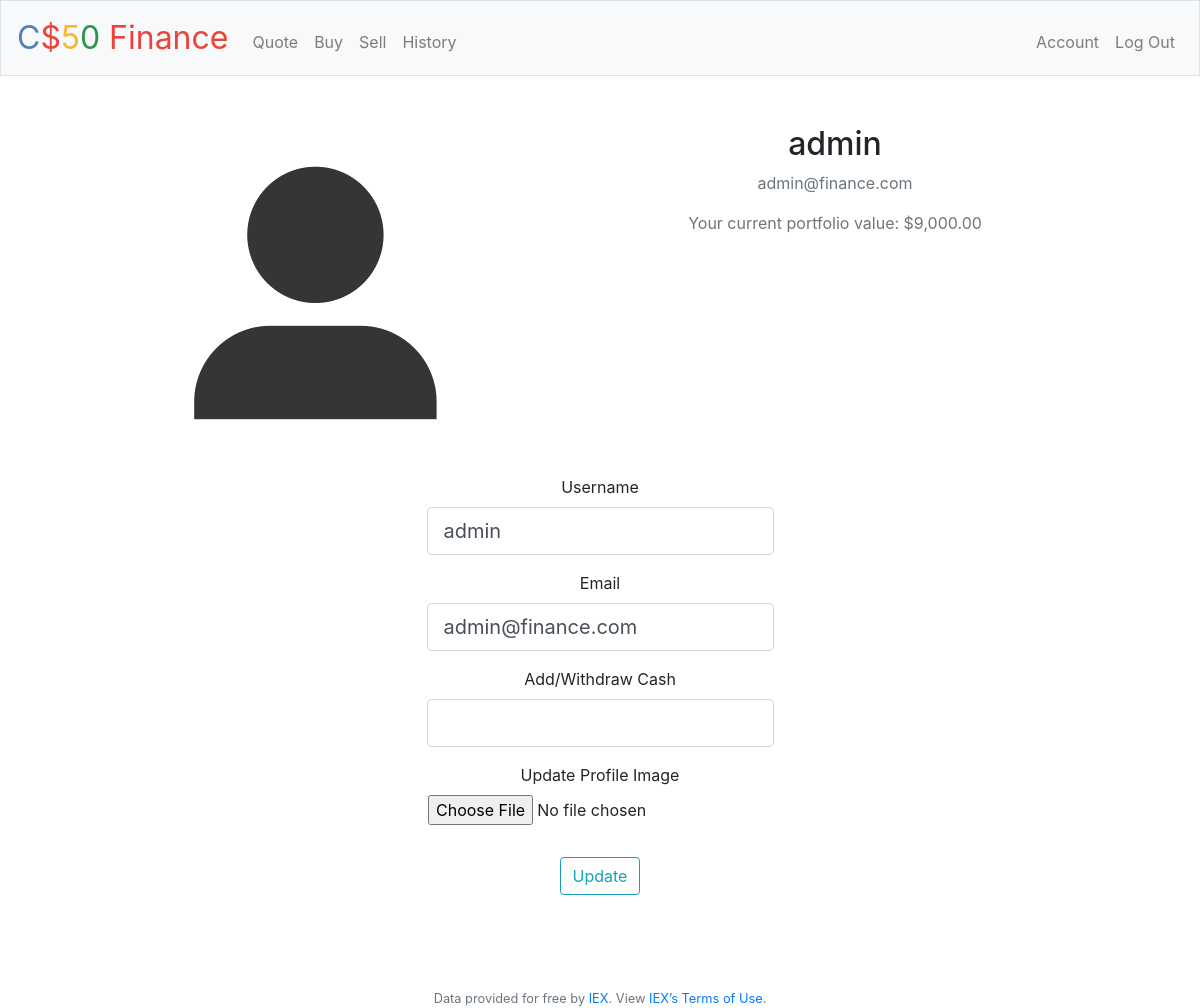
Page /account (signed in) on the earlier database version.
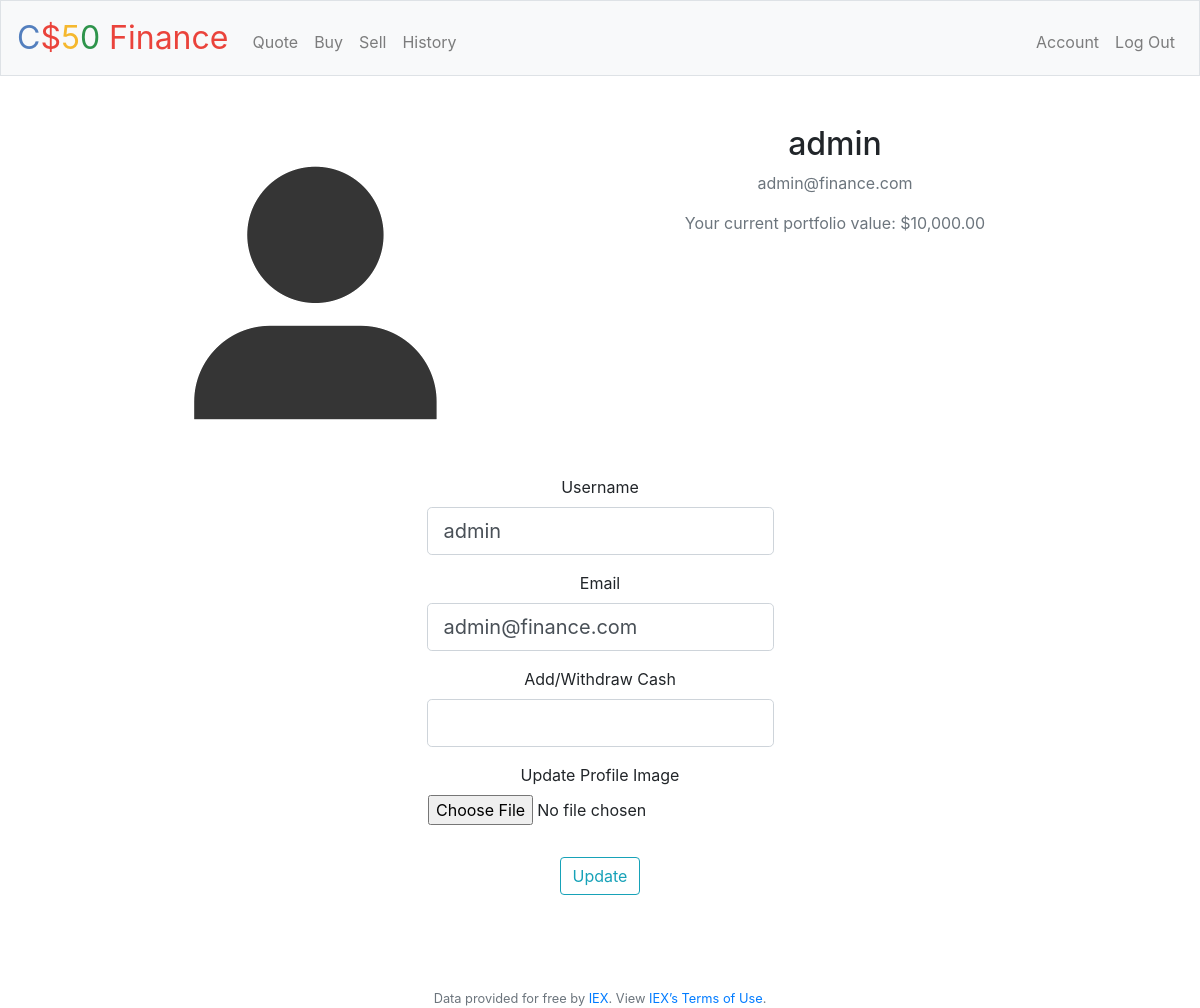
Same page on the later database version.
### webapp/users/models.py (models this page shows, shortened)
class User(db.Model, UserMixin):
    __tablename__ = 'user'
    id = db.Column(db.Integer, primary_key=True)
    username = db.Column(db.String(20), unique=True, nullable=False)
    email = db.Column(db.String(120), unique=True, nullable=False)
    password = db.Column(db.String(60), nullable=False)
    image_file = db.Column(db.String(20), nullable=False, default='default.png')
    created_on = db.Column(db.DateTime, nullable=False, default=datetime.utcnow)
    last_online = db.Column(db.DateTime, nullable=False, default=datetime.utcnow)
    starting_cash = db.Column(db.Float, nullable=False)
    cash = db.Column(db.Float, default=0.00)
    portfolio_value = db.Column(db.Float, default=0.00)
    portfolio_size = db.Column(db.Integer, nullable=False, default=0)
    num_buys = db.Column(db.Integer, nullable=False, default=0)
    num_sales = db.Column(db.Integer, nullable=False, default=0)
    num_equal_sales = db.Column(db.Integer, nullable=False, default=0)
    num_positive_sales = db.Column(db.Integer, nullable=False, default=0)
    num_negative_sales = db.Column(db.Integer, nullable=False, default=0)
    last_buy = db.Column(db.DateTime)
    last_sale = db.Column(db.DateTime)
    status = db.Column(db.Boolean, nullable=False, server_default='1')
    access = db.Column(db.Integer, nullable=False, default=1)
    roles = db.relationship('Role', secondary='user_roles')
    shares = db.relationship('Share', backref='owner', lazy=True)
    transactions = db.relationship('Transaction', backref='user', lazy=True)

### webapp/users/routes.py (the view)
@users.route("/account", methods=['GET', 'POST'])
@login_required
def account():
    form = UpdateAccountForm()
    if form.validate_on_submit():
        if form.image.data:
            image_file = save_image(form.image.data)
            current_user.image_file = image_file
        current_user.username = form.username.data
        current_user.email = form.email.data
        current_user.cash += form.cash.data
        db.session.commit()
        flash('Your account has been updated!', 'success')
        return redirect(url_for('users.account'))
    elif request.method == 'GET':
        form.username.data = current_user.username
        form.email.data = current_user.email
    image_file = url_for('static', filename=f'profile_pics/{current_user.image_file}')
    return render_template('account.html', title='Account', image_file=image_file, form=form)

### webapp/users/forms.py (shortened to what this page needs)
class UpdateAccountForm(FlaskForm):
    username = StringField('Username',
                           validators=[Length(min=2, max=20)])
    email = StringField('Email',
                        validators=[Email()])
    cash = FloatField('Add/Withdraw Cash')
    image = FileField('Update Profile Image', validators=[FileAllowed(['jpg', 'jpeg', 'png'])])
    submit = SubmitField('Update')

### webapp/users/models.py (called while the page is built)
@login_manager.user_loader
def load_user(user_id):
    return User.query.get(int(user_id))

### webapp/templates/account.html (shortened to what this page needs)
{% extends "layout.html" %}
{% block main %}
    <div class="media">
        <img class="rounded-circle account-img" src="{{ image_file }}">
        <div class="media-body">
            <h2 class="account-heading">{{ current_user.username }}</h2>
            <p class="text-secondary"> {{ current_user.email }}</p>
            <p class="text-secondary"> Your current portfolio value: {{ '${:,.2f}'.format(current_user.cash + current_user.portfolio_value) }}</p>
        </div>
    </div>
    <div class="content-section">
        <form action="" method="post" enctype="multipart/form-data">
            <fieldset class="form-group">
                <div class="form-group">
                    {{ form.username.label(class="form-control-label") }}
                    {% if form.username.errors %}
                        {{ form.username(class="form-control form-control-lg is-invalid") }}
                        <div class="invalid-feedback">
                            {% for error in form.username.errors %}
                                <span>{{ error }}</span>
                            {% endfor %}
                        </div>
                    {% else %}
                        {{ form.username(class="form-control form-control-lg") }}
                    {% endif %}
                </div>
                <div class="form-group">
                    {{ form.email.label(class="form-control-label") }}
                    {% if form.email.errors %}
                        {{ form.email(class="form-control form-control-lg is-invalid") }}
                        <div class="invalid-feedback">
                            {% for error in form.email.errors %}
                                <span>{{ error }}</span>
                            {% endfor %}
                        </div>
                    {% else %}
                        {{ form.email(class="form-control form-control-lg") }}
                    {% endif %}
                </div>
                <div class="form-group">
                    {{ form.cash.label(class="form-control-label") }}
                    {% if form.cash.errors %}
                        {{ form.cash(class="form-control form-control-lg is-invalid") }}
                        <div class="invalid-feedback">
                            {% for error in form.cash.errors %}
                                <span>{{ error }}</span>
                            {% endfor %}
                        </div>
                    {% else %}
                        {{ form.cash(class="form-control form-control-lg") }}
                    {% endif %}
                </div>
                <div class="form-group">
                    {{ form.image.label() }}
                    {{ form.image(class="form-control-file", id="account-update-img") }}
                </div>
            </fieldset>
            <div class="form-group">
                {{ form.submit(class="btn btn-outline-info") }}
            </div>
        </form>
    </div>
{% endblock main %}

Differences in the rows shown:
changed User "admin": current_user.cash+current_user.portfolio_value "$9,000.00" → "$10,000.00"
